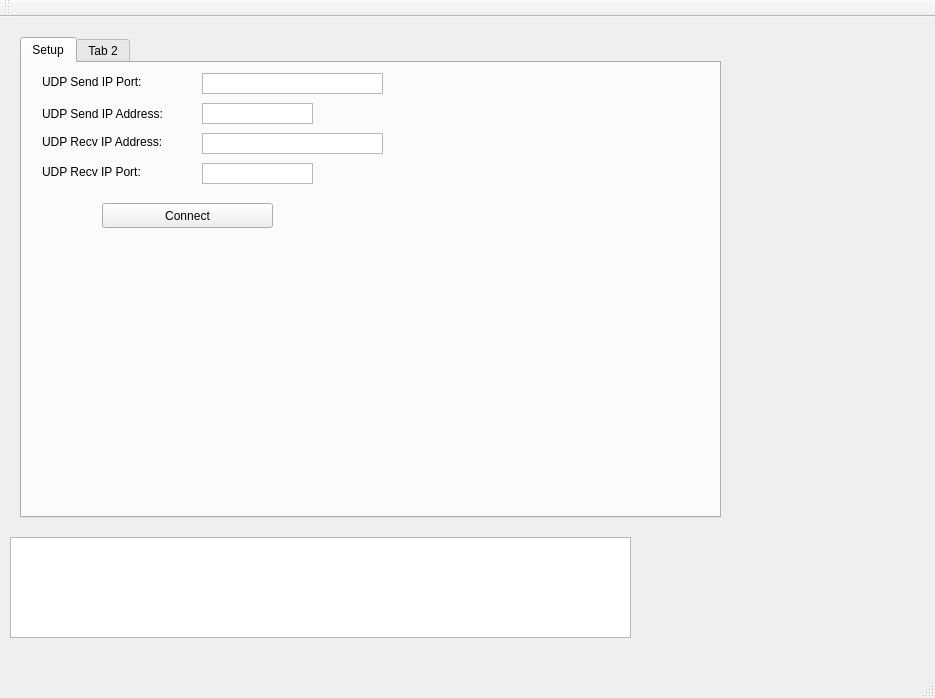
<?xml version="1.0" encoding="UTF-8"?>
<ui version="4.0">
 <class>MainWindow</class>
 <widget class="QMainWindow" name="MainWindow">
  <property name="geometry">
   <rect>
    <x>0</x>
    <y>0</y>
    <width>935</width>
    <height>698</height>
   </rect>
  </property>
  <property name="windowTitle">
   <string>MainWindow</string>
  </property>
  <widget class="QWidget" name="centralWidget">
   <widget class="QTextBrowser" name="tInfo">
    <property name="geometry">
     <rect>
      <x>10</x>
      <y>520</y>
      <width>621</width>
      <height>101</height>
     </rect>
    </property>
   </widget>
   <widget class="QTabWidget" name="tab_controller">
    <property name="geometry">
     <rect>
      <x>20</x>
      <y>20</y>
      <width>701</width>
      <height>481</height>
     </rect>
    </property>
    <property name="currentIndex">
     <number>0</number>
    </property>
    <widget class="QWidget" name="tab_Setup">
     <attribute name="title">
      <string>Setup</string>
     </attribute>
     <widget class="QLabel" name="label_2">
      <property name="geometry">
       <rect>
        <x>20</x>
        <y>70</y>
        <width>151</width>
        <height>17</height>
       </rect>
      </property>
      <property name="text">
       <string>UDP Recv IP Address:</string>
      </property>
     </widget>
     <widget class="QLabel" name="label_3">
      <property name="geometry">
       <rect>
        <x>20</x>
        <y>10</y>
        <width>151</width>
        <height>17</height>
       </rect>
      </property>
      <property name="text">
       <string>UDP Send IP Port:</string>
      </property>
     </widget>
     <widget class="QLabel" name="label_4">
      <property name="geometry">
       <rect>
        <x>20</x>
        <y>100</y>
        <width>151</width>
        <height>17</height>
       </rect>
      </property>
      <property name="text">
       <string>UDP Recv IP Port:</string>
      </property>
     </widget>
     <widget class="QLabel" name="label">
      <property name="geometry">
       <rect>
        <x>20</x>
        <y>40</y>
        <width>147</width>
        <height>21</height>
       </rect>
      </property>
      <property name="text">
       <string>UDP Send IP Address:</string>
      </property>
     </widget>
     <widget class="QTextEdit" name="tSendServer">
      <property name="geometry">
       <rect>
        <x>180</x>
        <y>10</y>
        <width>181</width>
        <height>21</height>
       </rect>
      </property>
      <property name="verticalScrollBarPolicy">
       <enum>Qt::ScrollBarAlwaysOff</enum>
      </property>
      <property name="horizontalScrollBarPolicy">
       <enum>Qt::ScrollBarAlwaysOff</enum>
      </property>
     </widget>
     <widget class="QTextEdit" name="tSendPort">
      <property name="geometry">
       <rect>
        <x>180</x>
        <y>40</y>
        <width>111</width>
        <height>21</height>
       </rect>
      </property>
      <property name="verticalScrollBarPolicy">
       <enum>Qt::ScrollBarAlwaysOff</enum>
      </property>
      <property name="horizontalScrollBarPolicy">
       <enum>Qt::ScrollBarAlwaysOff</enum>
      </property>
     </widget>
     <widget class="QTextEdit" name="tRecvServer">
      <property name="geometry">
       <rect>
        <x>180</x>
        <y>70</y>
        <width>181</width>
        <height>21</height>
       </rect>
      </property>
      <property name="verticalScrollBarPolicy">
       <enum>Qt::ScrollBarAlwaysOff</enum>
      </property>
      <property name="horizontalScrollBarPolicy">
       <enum>Qt::ScrollBarAlwaysOff</enum>
      </property>
     </widget>
     <widget class="QTextEdit" name="tRecvPort">
      <property name="geometry">
       <rect>
        <x>180</x>
        <y>100</y>
        <width>111</width>
        <height>21</height>
       </rect>
      </property>
      <property name="verticalScrollBarPolicy">
       <enum>Qt::ScrollBarAlwaysOff</enum>
      </property>
      <property name="horizontalScrollBarPolicy">
       <enum>Qt::ScrollBarAlwaysOff</enum>
      </property>
     </widget>
     <widget class="QPushButton" name="bConnect">
      <property name="geometry">
       <rect>
        <x>80</x>
        <y>140</y>
        <width>171</width>
        <height>25</height>
       </rect>
      </property>
      <property name="text">
       <string>Connect</string>
      </property>
     </widget>
    </widget>
    <widget class="QWidget" name="tab_4">
     <attribute name="title">
      <string>Tab 2</string>
     </attribute>
    </widget>
   </widget>
  </widget>
  <widget class="QMenuBar" name="menuBar">
   <property name="geometry">
    <rect>
     <x>0</x>
     <y>0</y>
     <width>935</width>
     <height>22</height>
    </rect>
   </property>
  </widget>
  <widget class="QToolBar" name="mainToolBar">
   <attribute name="toolBarArea">
    <enum>TopToolBarArea</enum>
   </attribute>
   <attribute name="toolBarBreak">
    <bool>false</bool>
   </attribute>
  </widget>
  <widget class="QStatusBar" name="statusBar"/>
 </widget>
 <layoutdefault spacing="6" margin="11"/>
 <resources/>
 <connections/>
</ui>
